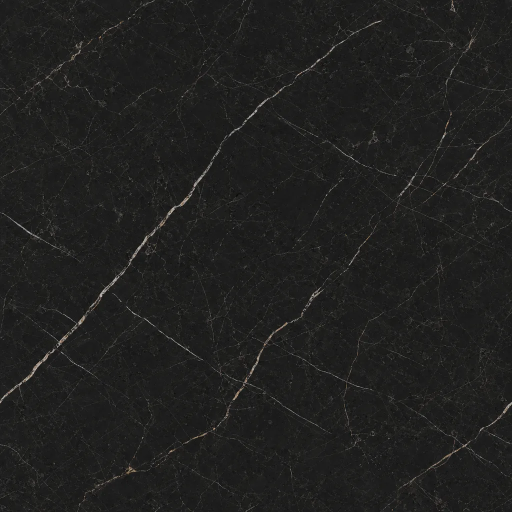
#> input picture assets/materials/black-marble-gallery.webp, 1024 x 1024 px (shown at 1/2 size)
$ python generate_pbr_maps.py
#> lines starting #> are read from the running program, lines starting #| are printed output that depends on the picture
#!/usr/bin/env python3
"""Build lightweight relief maps from approved local material photography.

These maps are photographic interpretations for the realtime renderer, not
laboratory surface scans.  The original albedo remains the source of truth.
"""

from pathlib import Path
from PIL import Image, ImageChops, ImageEnhance, ImageFilter, ImageOps


ROOT = Path(__file__).resolve().parents[1]
OUTPUT = ROOT / "assets" / "materials" / "pbr"

MATERIALS = {
    "black-marble": (ROOT / "assets/materials/black-marble-gallery.webp", 50, 0.55),
    "rough-plaster": (ROOT / "assets/materials/dark-limestone.webp", 218, 0.34),
    "mineral-fabric": (ROOT / "assets/materials/mineral-fabric-charcoal.webp", 192, 0.42),
    "saddle-leather": (ROOT / "assets/materials/saddle-leather.webp", 176, 0.30),
    "smoked-walnut": (ROOT / "assets/materials/smoked-walnut.webp", 116, 0.38),
}


def relief_maps(source: Path, base_roughness: int, relief: float):
#> called with base_roughness = 50, relief = 0.55
    image = Image.open(source).convert("RGB")
#> image is the input picture: PIL image 1024x1024 RGB; mean R, G, B 32.3, 32.3, 31.1
    image.thumbnail((1024, 1024), Image.Resampling.LANCZOS)
    grey = ImageOps.grayscale(image)
    grey = ImageEnhance.Contrast(grey).enhance(1.32)
    height = ImageOps.autocontrast(grey.filter(ImageFilter.GaussianBlur(0.65)))

    sobel_x = ImageFilter.Kernel(
        (3, 3), (-1, 0, 1, -2, 0, 2, -1, 0, 1), scale=8 / relief, offset=128
    )
    sobel_y = ImageFilter.Kernel(
        (3, 3), (-1, -2, -1, 0, 0, 0, 1, 2, 1), scale=8 / relief, offset=128
    )
    normal = Image.merge("RGB", (height.filter(sobel_x), height.filter(sobel_y), Image.new("L", height.size, 246)))
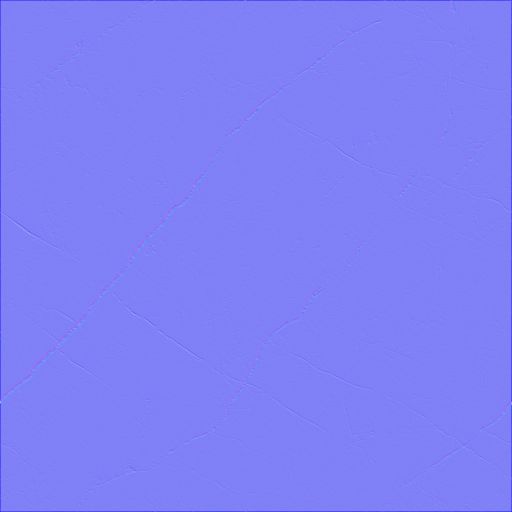
#> normal: PIL image 1024x1024 RGB (shown at 1/2 size); mean R, G, B 127.6, 127.6, 246

    local = ImageChops.difference(height, height.filter(ImageFilter.GaussianBlur(5)))
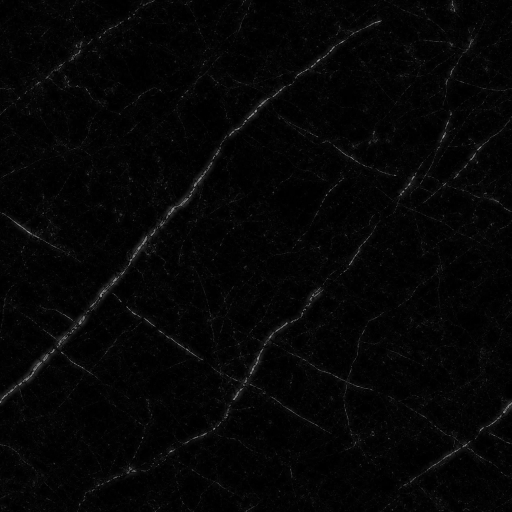
#> local: PIL image 1024x1024 L (shown at 1/2 size); min 0, max 173, mean 5.4
    local = ImageOps.autocontrast(local)
    rough = Image.blend(Image.new("L", height.size, base_roughness), ImageOps.invert(local), 0.16)
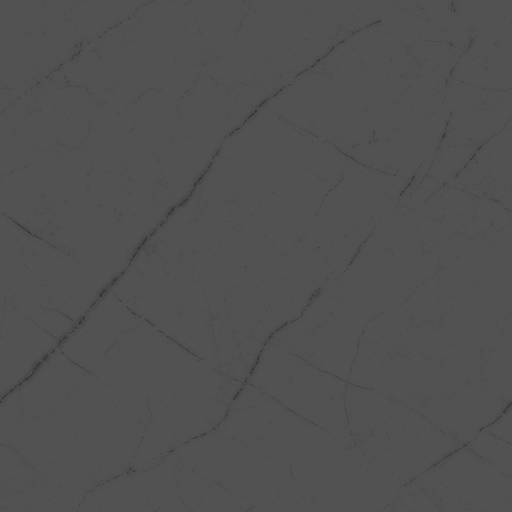
#> rough: PIL image 1024x1024 L (shown at 1/2 size); min 42, max 82, mean 81.2
    return height, normal, rough


def main():
    OUTPUT.mkdir(parents=True, exist_ok=True)
    for name, (source, roughness, relief) in MATERIALS.items():
        height, normal, rough = relief_maps(source, roughness, relief)
        height.save(OUTPUT / f"{name}-height.webp", "WEBP", quality=86, method=6)
        normal.save(OUTPUT / f"{name}-normal.webp", "WEBP", quality=90, method=6)
        rough.save(OUTPUT / f"{name}-roughness.webp", "WEBP", quality=88, method=6)
#> pass 2 of the loop in main, `for name, (source, roughness, relief) in MATERIALS.items():`:
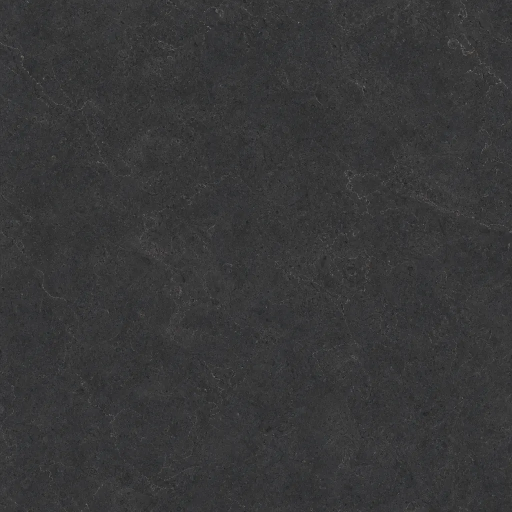
#> input picture assets/materials/dark-limestone.webp, 1024 x 1024 px (shown at 1/2 size)
#> in relief_maps, image is the input picture: PIL image 1024x1024 RGB; mean R, G, B 55.4, 55.5, 56.1
#> in relief_maps (call 2), `normal = Image.merge("RGB", (height.filter(sobel_x), height.filter(sob..`:
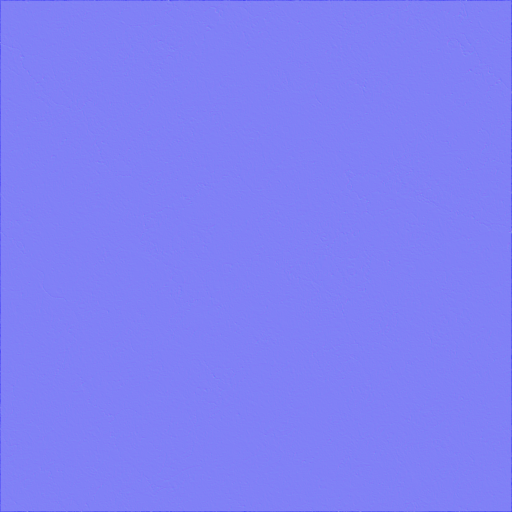
#> normal: PIL image 1024x1024 RGB (shown at 1/2 size); mean R, G, B 127.8, 127.8, 246
#> in relief_maps (call 2), `local = ImageChops.difference(height, height.filter(ImageFilter.Gaussi..`:
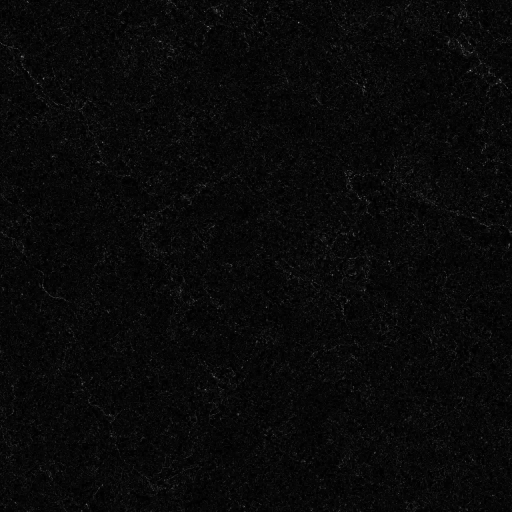
#> local: PIL image 1024x1024 L (shown at 1/2 size); min 0, max 168, mean 8.8
#> pass 3 of the loop in main, `for name, (source, roughness, relief) in MATERIALS.items():`:
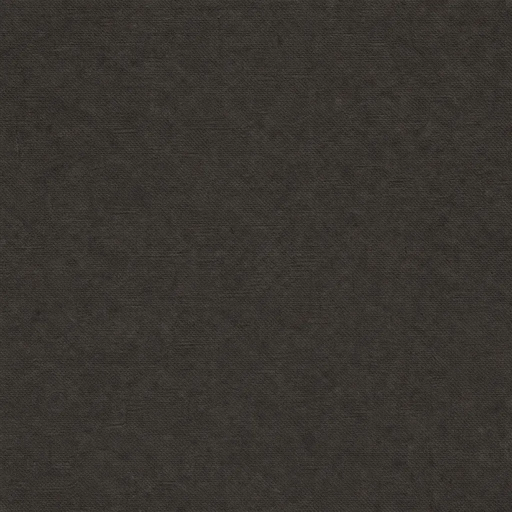
#> input picture assets/materials/mineral-fabric-charcoal.webp, 1024 x 1024 px (shown at 1/2 size)
#> in relief_maps, image is the input picture: PIL image 1024x1024 RGB; mean R, G, B 56, 52.3, 47
#> in relief_maps (call 3), `local = ImageOps.autocontrast(local)`:
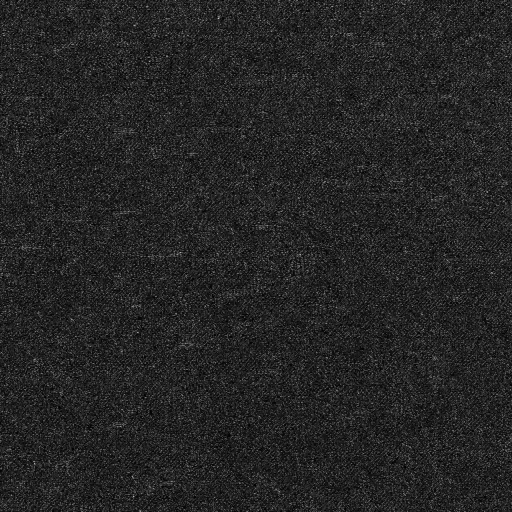
#> local: PIL image 1024x1024 L (shown at 1/2 size); min 0, max 255, mean 36.4
#> in relief_maps (call 3), `rough = Image.blend(Image.new("L", height.size, base_roughness), Image..`:
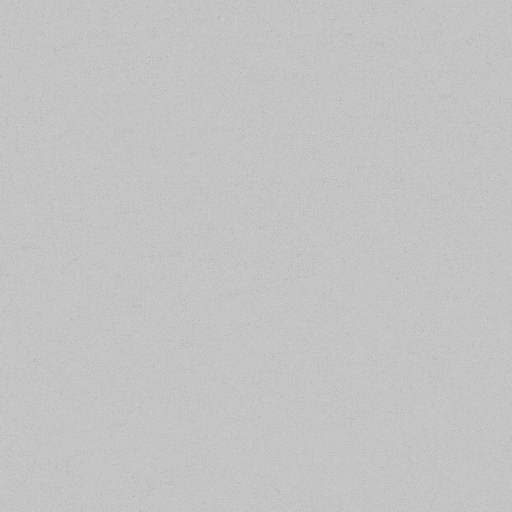
#> rough: PIL image 1024x1024 L (shown at 1/2 size); min 161, max 202, mean 195.8
#> the loop made 5 passes; the first 3 are shown

    for source in sorted((ROOT / "assets/optimized/artworks").glob("artwork-*.webp")):
        image = Image.open(source).convert("L")
        image.thumbnail((1024, 1024), Image.Resampling.LANCZOS)
        height = ImageOps.autocontrast(ImageEnhance.Contrast(image).enhance(1.25))
        height.save(OUTPUT / f"{source.stem}-height.webp", "WEBP", quality=86, method=6)


if __name__ == "__main__":
#> (the run stopped early here; a loop or call above may not have finished)
